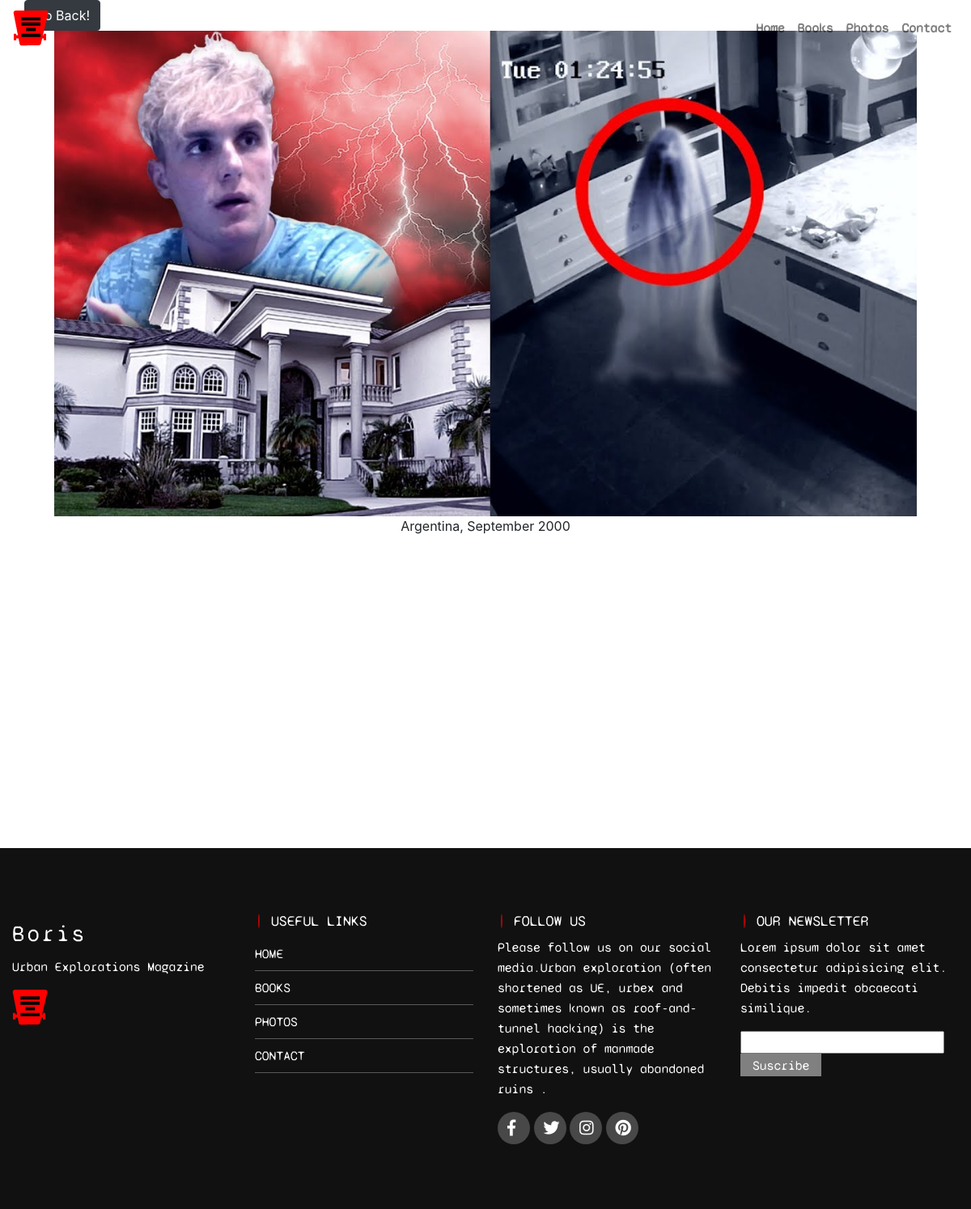
Page /view/11/ on the committed database.
### Photosapp/models.py (models this page shows, shortened)
class fotoModel(models.Model):
    title = models.CharField(max_length=50)
    image = models.ImageField(upload_to="Photosapp")
    created = models.DateTimeField(auto_now_add=True)
    updated = models.DateTimeField(auto_now_add=True)
    class Meta:
        verbose_name = "fotoModel"
        verbose_name_plural = "fotoModel"

### homeapp/views.py (the view)
# urls.py: path("view/<str:pk>/", views.view, name="View"),
def view(request, pk):
    resuqueryfoto = fotoModel.objects.get(id=pk)
    return render(request, "homeapp/view.html", {"resuqueryfoto": resuqueryfoto})

### homeapp/templates/homeapp/view.html
{% extends 'homeapp/base.html' %}
{% load static %}
{% block content %}
<div class="container-fluid">
    <div class="row justify-content-center mx-auto">
        <div class="col-xl-12">
            <a href="{% url 'Photos' %}" class="btn btn-dark">Go Back!</a>
            <div class="vistahtml">
                <img class="mx-auto d-block" src="{{resuqueryfoto.image.url}}" alt="gato">
                <p class="text-center">{{resuqueryfoto.title}}</p>
            </div>
        </div>
    </div>
</div>
{% endblock %}

### homeapp/static/homeapp/css/styles.css (style rules this page uses)
* { margin: 0; padding: 0; }
body { background: url("/static/homeapp/img/background.jpg") no-repeat; }
.vistahtml img { height: 75vh; max-width: 100%; max-height: 100%; }

### rows in the picture
fotoModel: image (picture), title "Argentina, September 2000"
